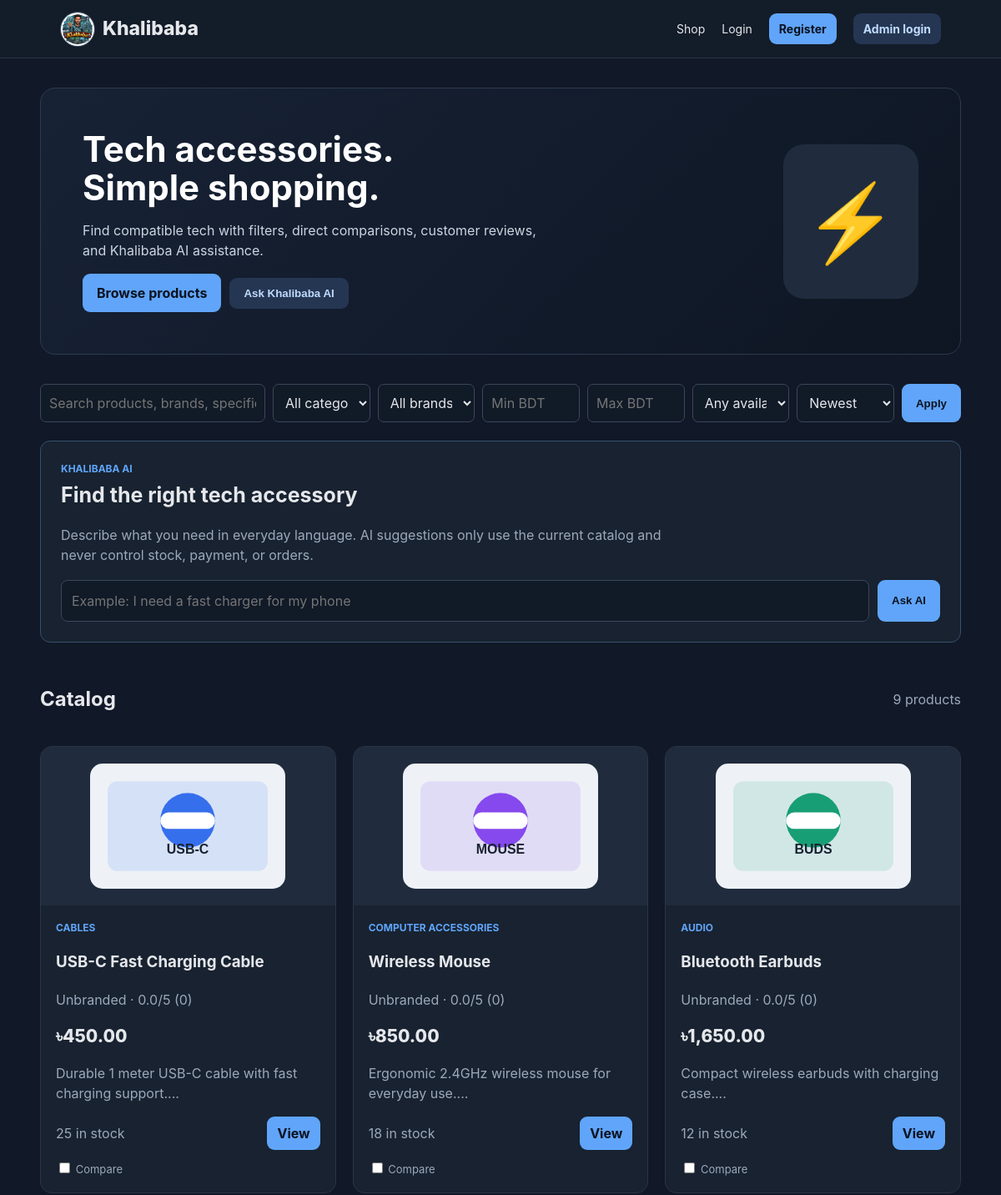
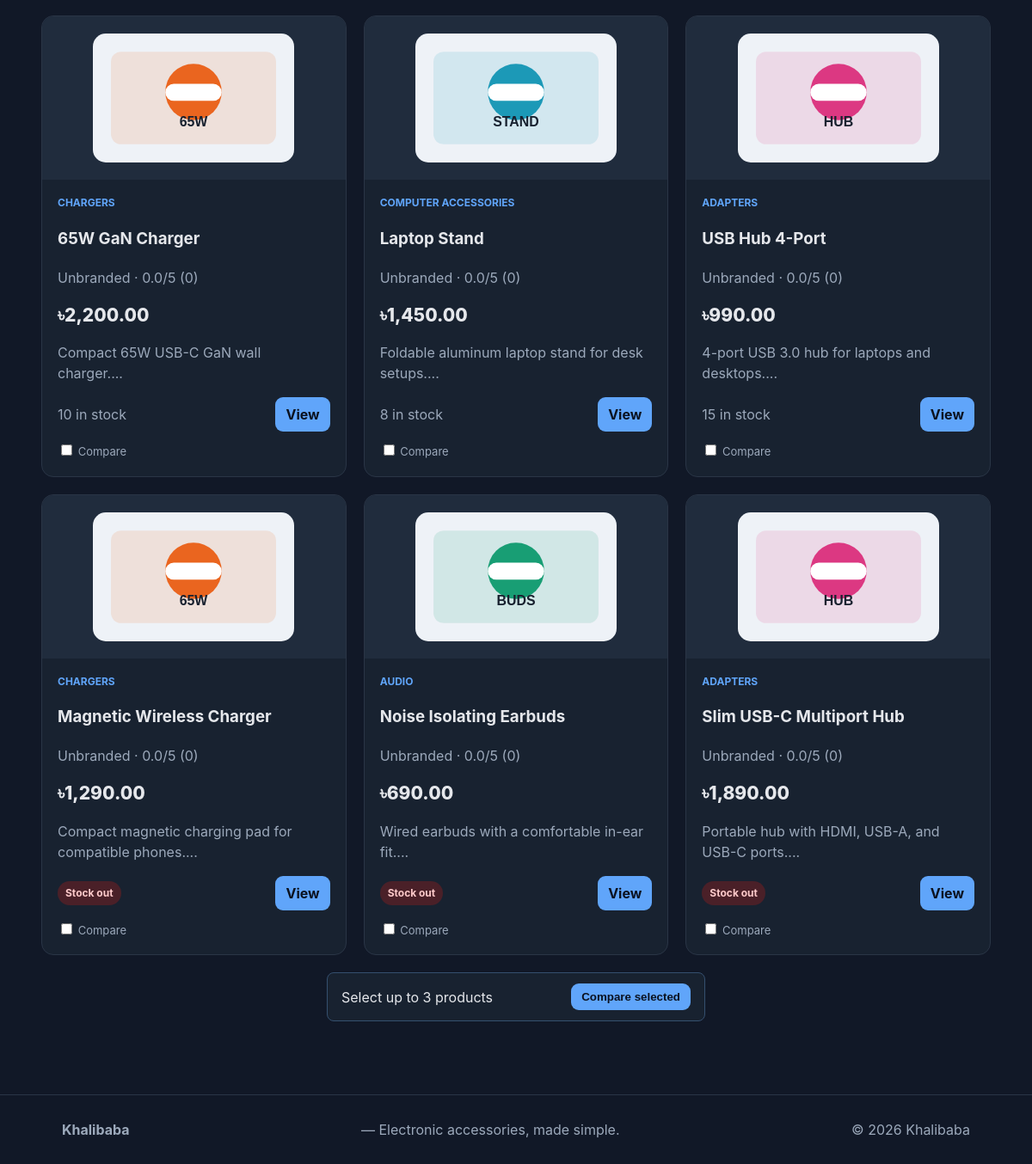
The page / on the database its author committed (2 pictures, top to bottom).
### tables this page shows
CREATE TABLE products (
    id INT AUTO_INCREMENT PRIMARY KEY,
    seller_id INT NOT NULL,
    name VARCHAR(150) NOT NULL,
    category VARCHAR(80) NOT NULL,
    description TEXT,
    price DECIMAL(10,2) NOT NULL,
    stock INT NOT NULL DEFAULT 0,
    image VARCHAR(255) DEFAULT NULL,
    brand VARCHAR(80) NOT NULL DEFAULT '', specifications TEXT, warranty VARCHAR(100) NOT NULL DEFAULT '',
    status ENUM('Pending','Approved','Rejected','Hidden') NOT NULL DEFAULT 'Approved',
    created_at TIMESTAMP DEFAULT CURRENT_TIMESTAMP,
    FOREIGN KEY (seller_id) REFERENCES users(id) ON DELETE CASCADE
);

### includes/config.php (called while the page is built, shortened)
<?php
function e($value) {
    return htmlspecialchars($value ?? '', ENT_QUOTES, 'UTF-8');
}
function taka($amount) {
    return "৳" . number_format((float)$amount, 2);
}
?>

### index.php (the view, shortened to what this page needs)
<?php
require_once 'includes/config.php';
$q=trim($_GET['q']??''); $category=trim($_GET['category']??''); $brand=trim($_GET['brand']??''); $availability=$_GET['availability']??''; $sort=$_GET['sort']??'newest';
$order=['newest'=>'p.created_at DESC','price_low'=>'p.price ASC','price_high'=>'p.price DESC','rating'=>'average_rating DESC, p.created_at DESC'][$sort]??'p.created_at DESC';
$where=["p.status='Approved'","u.seller_status='Approved'"]; $types=''; $params=[];
$sql="SELECT p.*,u.name seller_name,COALESCE(AVG(r.rating),0) average_rating,COUNT(r.id) review_count FROM products p JOIN users u ON p.seller_id=u.id LEFT JOIN reviews r ON r.product_id=p.id WHERE ".implode(' AND ',$where).' GROUP BY p.id ORDER BY '.$order;
$stmt=$conn->prepare($sql); if($types!=='') $stmt->bind_param($types,...$params); $stmt->execute(); $products=$stmt->get_result();
include 'includes/header.php';
?>
<section class="hero"><div><h1>Tech accessories.<br>Simple shopping.</h1><p>Find compatible tech with filters, direct comparisons, customer reviews, and Khalibaba AI assistance.</p><div class="hero-actions"><a class="btn" href="#products">Browse products</a><button class="btn secondary" type="button" data-ai-open>Ask Khalibaba AI</button></div></div><div class="hero-art">⚡</div></section>
<section class="catalog-tools"><form class="catalog-filter" method="get"><input name="q" value="<?=e($q)?>" placeholder="Search products, brands, specifications"><select name="category"><option value="">All categories</option></select><select name="brand"><option value="">All brands</option></select><input type="number" name="min_price" value="<?=e($_GET['min_price']??'')?>" min="0" placeholder="Min BDT"><input type="number" name="max_price" value="<?=e($_GET['max_price']??'')?>" min="0" placeholder="Max BDT"><select name="availability"><option value="">Any availability</option></select><select name="sort"><option value="newest">Newest</option></select><button class="btn">Apply</button></form></section>
<section class="ai-assistant" aria-labelledby="ai-title"><div><div class="category">Khalibaba AI</div><h2 id="ai-title">Find the right tech accessory</h2><p class="muted">Describe what you need in everyday language. AI suggestions only use the current catalog and never control stock, payment, or orders.</p></div><form class="ai-form" data-ai-form><label class="sr-only" for="ai-query">Ask Khalibaba AI</label><input id="ai-query" name="query" maxlength="300" placeholder="Example: I need a fast charger for my phone" required><button class="btn" type="submit">Ask AI</button></form><div class="ai-result" data-ai-result aria-live="polite"></div></section>
<div class="section-head"><h2 id="products">Catalog</h2><span class="muted"><?=$products->num_rows?> products</span></div><form method="get" action="compare.php" data-compare-form><div class="grid"><?php while($p=$products->fetch_assoc()):?><article class="card"><div class="product-img"><img src="/Khalibaba/assets/images/<?=e($p['image'])?>" alt="<?=e($p['name'])?>"></div><div class="card-body"><div class="category"><?=e($p['category'])?></div><h3><?=e($p['name'])?></h3><p class="muted"><?=e($p['brand']?:'Unbranded')?> · <?=number_format($p['average_rating'],1)?>/5 (<?=$p['review_count']?>)</p><div class="price"><?=taka($p['price'])?></div><p class="muted"><?=e(substr($p['description'],0,85))?>...</p><div class="row"><?php if($p['stock']>0):?><span class="muted"><?=$p['stock']?> in stock</span><?php else:?><span class="badge stock-out">Stock out</span><?php endif;?><a class="btn small" href="/Khalibaba/buyer/product.php?id=<?=$p['id']?>">View</a></div><label class="compare-check"><input type="checkbox" name="ids[]" value="<?=$p['id']?>"> Compare</label></div></article><?php endwhile;?></div><div class="compare-bar"><span>Select up to 3 products</span><button class="btn small">Compare selected</button></div></form>
<?php include 'includes/footer.php'; ?>

### assets/css/style.css (style rules this page uses)
:root { --ink:#18212f;--muted:#697586;--line:#e7ebf0;--bg:#f7f9fc;--card:#fff;--accent:#2563eb;--accent2:#0f172a;--danger:#dc2626;--success:#15803d }
* { box-sizing:border-box }
body { margin:0;font-family:Inter,Arial,sans-serif;color:var(--ink);background:var(--bg);line-height:1.5 }
a { text-decoration:none;color:inherit }
.btn { display:inline-block;background:var(--accent);color:#fff;border:0;padding:11px 17px;border-radius:9px;cursor:pointer;font-weight:700 }
.btn.small { padding:8px 12px }
.btn.secondary { background:#eef3ff;color:#1d4ed8 }
.hero { background:#111827;color:#fff;border-radius:18px;padding:50px;margin-bottom:35px;display:flex;justify-content:space-between;gap:30px;align-items:center }
.hero h1 { font-size:42px;line-height:1.1;margin:0 0 12px }
.hero p { color:#cbd5e1;max-width:560px }
.hero-art { font-size:90px;background:#1e293b;border-radius:25px;padding:25px }
.section-head { display:flex;justify-content:space-between;align-items:center;margin-bottom:18px }
.grid { display:grid;grid-template-columns:repeat(3,1fr);gap:20px }
.card { background:var(--card);border:1px solid var(--line);border-radius:14px;overflow:hidden }
.product-img { height:190px;background:#f0f4fa;display:grid;place-items:center;padding:20px }
.product-img img { width:75%;height:150px;object-fit:contain }
.card-body { padding:18px }
.category { font-size:12px;color:var(--accent);font-weight:700;text-transform:uppercase }
.price { font-size:21px;font-weight:800;margin:8px 0 }
.muted { color:var(--muted) }
.row { display:flex;justify-content:space-between;gap:12px;align-items:center }
.badge { display:inline-block;padding:5px 9px;border-radius:99px;font-size:12px;font-weight:700;background:#eef2ff;color:#3730a3 }
:root { --ink:#e5e7eb;--muted:#9ca9bb;--line:#2a3546;--bg:#111827;--card:#182230;--accent:#60a5fa;--danger:#f87171;--success:#4ade80 }
.btn { color:#0b1220 }
.btn.secondary { background:#253653;color:#bfdbfe }
.hero { background:linear-gradient(135deg,#172235,#0e1623);border:1px solid #2c3b50 }
.hero-art,.product-img,.detail-img { background:#202c3d }
.badge { background:#293553;color:#c7d2fe }
.badge.Cancelled,.badge.stock-out { background:#4a2028;color:#fecaca }
.hero-actions { display:flex;gap:10px;align-items:center;flex-wrap:wrap }
.ai-assistant { background:#182230;border:1px solid #35506f;border-radius:12px;padding:24px;margin:0 0 30px }
.ai-assistant h2 { margin:4px 0 7px;font-size:25px }
.ai-assistant p { max-width:720px }
.ai-form { display:flex;gap:10px;margin-top:18px }
.ai-form input { min-width:0;flex:1;padding:12px;border:1px solid #3a485b;border-radius:8px;background:#111a27;color:var(--ink);font:inherit }
.catalog-tools { margin-bottom:22px }
.catalog-filter { display:grid;grid-template-columns:2fr repeat(6,minmax(110px,1fr)) auto;gap:9px }
.catalog-filter input,.catalog-filter select,.inline-form input,.inline-form select,.case-row input,.case-row select { padding:10px;border:1px solid #3a485b;border-radius:7px;background:#111a27;color:var(--ink);font:inherit }
.compare-check { display:block;margin-top:12px;font-size:13px;color:var(--muted) }
.compare-bar { position:sticky;bottom:12px;margin:20px auto 0;display:flex;justify-content:space-between;align-items:center;gap:12px;padding:12px 16px;background:#182230;border:1px solid #35506f;border-radius:8px;max-width:440px }

### rows shown on the page
products: image (picture), category "CABLES", name "USB-C Fast Charging Cable", brand "Unbranded", average_rating "0.0", review_count "0", price "৳450.00", description "Durable 1 meter USB-C cable with fast charging support.", stock "25"
products: image (picture), category "COMPUTER ACCESSORIES", name "Wireless Mouse", brand "Unbranded", average_rating "0.0", review_count "0", price "৳850.00", description "Ergonomic 2.4GHz wireless mouse for everyday use.", stock "18"
products: image (picture), category "AUDIO", name "Bluetooth Earbuds", brand "Unbranded", average_rating "0.0", review_count "0", price "৳1,650.00", description "Compact wireless earbuds with charging case.", stock "12"
products: image (picture), category "CHARGERS", name "65W GaN Charger", brand "Unbranded", average_rating "0.0", review_count "0", price "৳2,200.00", description "Compact 65W USB-C GaN wall charger.", stock "10"
products: image (picture), category "COMPUTER ACCESSORIES", name "Laptop Stand", brand "Unbranded", average_rating "0.0", review_count "0", price "৳1,450.00", description "Foldable aluminum laptop stand for desk setups.", stock "8"
products: image (picture), category "ADAPTERS", name "USB Hub 4-Port", brand "Unbranded", average_rating "0.0", review_count "0", price "৳990.00", description "4-port USB 3.0 hub for laptops and desktops.", stock "15"
products: image (picture), category "CHARGERS", name "Magnetic Wireless Charger", brand "Unbranded", average_rating "0.0", review_count "0", price "৳1,290.00", description "Compact magnetic charging pad for compatible phones.", stock "Stock out"
products: image (picture), category "AUDIO", name "Noise Isolating Earbuds", brand "Unbranded", average_rating "0.0", review_count "0", price "৳690.00", description "Wired earbuds with a comfortable in-ear fit.", stock "Stock out"
products: image (picture), category "ADAPTERS", name "Slim USB-C Multiport Hub", brand "Unbranded", average_rating "0.0", review_count "0", price "৳1,890.00", description "Portable hub with HDMI, USB-A, and USB-C ports.", stock "Stock out"

### other values the page prints
$products->num_rows "9"
